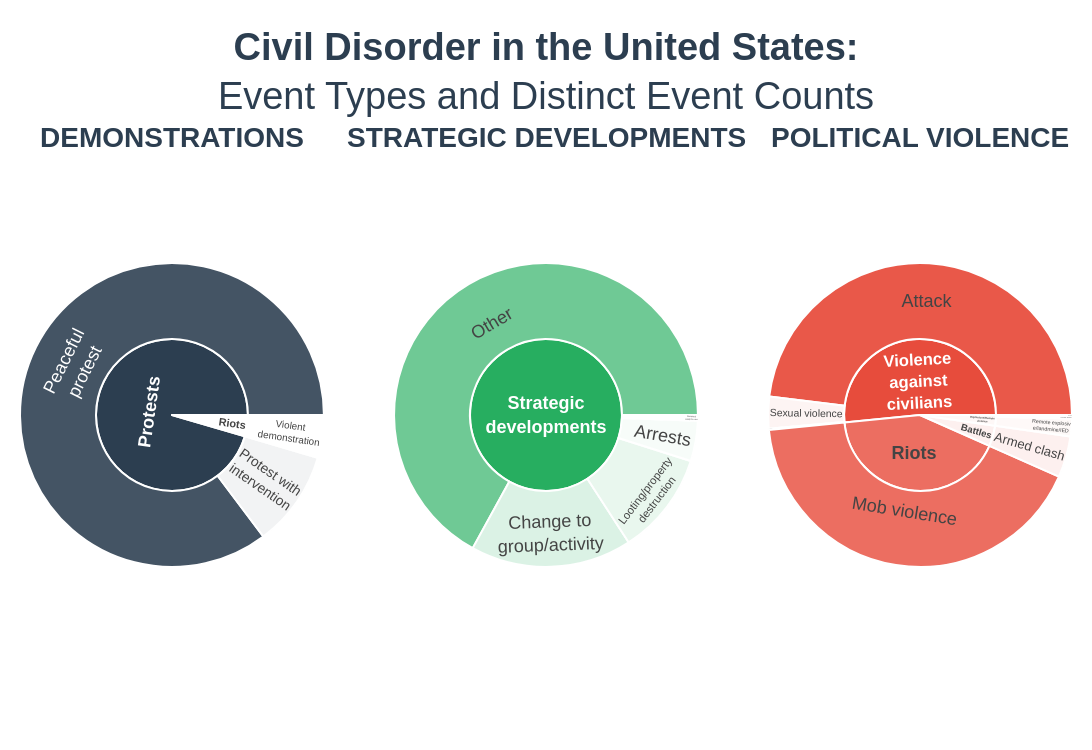

Write notebook code for a chart like this one.
### Markdown cell above
## 2. a tak wyszło

### Code cell
import plotly.graph_objects as go
from plotly.subplots import make_subplots
import textwrap

def wrap_label(text, width=15):
    if not text:
        return ""
    
    if len(text.split()[0]) > width:
        width = max(width, len(text.split()[0]))

    return "<br>".join(textwrap.wrap(text, width=width))

def get_polished_hierarchy(df, group_name):
    subset = df[df['DISORDER_TYPE'] == group_name]
    
    et_data = subset.groupby('EVENT_TYPE').agg(
        incidents=('ID', 'count'),
        events=('EVENTS', 'sum')
    )
    
    sub_et_data = subset.groupby(['EVENT_TYPE', 'SUB_EVENT_TYPE']).agg(
        incidents=('ID', 'count'),
        events=('EVENTS', 'sum')
    ).reset_index()
    
    ids, labels, parents, values, events = [], [], [], [], []

    # (Inner Ring)
    for et, row in et_data.iterrows():
        ids.append(et)
        labels.append(f"<b>{wrap_label(et)}</b>")
        parents.append("")
        values.append(row['incidents'])
        events.append(row['events'])
        
    # (Outer Ring)
    for _, row in sub_et_data.iterrows():
        ids.append(f"{row['EVENT_TYPE']}_{row['SUB_EVENT_TYPE']}")
        labels.append(wrap_label(row['SUB_EVENT_TYPE']))
        parents.append(row['EVENT_TYPE'])
        values.append(row['incidents'])
        events.append(row['events'])
            
    return ids, labels, parents, values, events


groups = ['Demonstrations', 'Strategic developments', 'Political violence']
colors = ['#2c3e50', '#27ae60', '#e74c3c'] 

fig = make_subplots(
    rows=1, cols=3,
    specs=[[{'type': 'sunburst'}]*3],
    subplot_titles=[f"<b>{g.upper()}</b>" for g in groups]
)

for i, group in enumerate(groups):
    ids, labels, parents, values, events = get_polished_hierarchy(df, group)
    
    fig.add_trace(go.Sunburst(
        ids=ids,
        labels=labels,
        parents=parents,
        values=values,
        customdata=events, 
        branchvalues="total",
        
        marker=dict(
            colorscale=[[0, 'white'], [1, colors[i]]],
            line=dict(color='white', width=2)
        ),
        hovertemplate=(
            "<b>%{label}</b><br>" +
            "Incidents: %{value}<br>" +
            "Distinct Events: %{customdata:,}" +
            "<extra></extra>"
        )
    ), row=1, col=i+1)

fig.update_layout(
    title_text="<b>Civil Disorder in the United States:</b><br>Event Types and Distinct Event Counts",
    title_x=0.5,
    width=1350,
    height=750,
    font=dict(family="Arial", size=18),
    title_font=dict(size=38, color="#2c3e50"),
    margin=dict(t=120, b=40, l=20, r=20),
    paper_bgcolor='white',
)

fig.update_annotations(font_size=28, font_color="#2c3e50", yanchor="top")

fig.show()

### Figure 1 — Plotly figure (JSON) as saved in the notebook; plotly's stock layout.template omitted (floating-point values rounded to 4 significant figures)
{"data": [{"branchvalues": "total", "customdata": [91359, 1273, 88975, 2384, 1273], "domain": {"x": [0, 0.2889], "y": [0, 1]}, "hovertemplate": "<b>%{label}</b><br>Incidents: %{value}<br>Distinct Events: %{customdata:,}<extra></extra>", "ids": ["Protests", "Riots", "Protests_Peaceful protest", "Protests_Protest with intervention", "Riots_Violent demonstration"], "labels": ["<b>Protests</b>", "<b>Riots</b>", "Peaceful<br>protest", "Protest with<br>intervention", "Violent<br>demonstration"], "marker": {"colorscale": [[0, "white"], [1, "#2c3e50"]], "line": {"color": "white", "width": 2}}, "parents": ["", "", "Protests", "Protests", "Riots"], "type": "sunburst", "values": [14625, 695, 13062, 1563, 695]}, {"branchvalues": "total", "customdata": [4578, 148, 804, 20, 402, 3204], "domain": {"x": [0.3556, 0.6444], "y": [0, 1]}, "hovertemplate": "<b>%{label}</b><br>Incidents: %{value}<br>Distinct Events: %{customdata:,}<extra></extra>", "ids": ["Strategic developments", "Strategic developments_Arrests", "Strategic developments_Change to group/activity", "Strategic developments_Disrupted weapons use", "Strategic developments_Looting/property destruction", "Strategic developments_Other"], "labels": ["<b>Strategic<br>developments</b>", "Arrests", "Change to<br>group/activity", "Disrupted<br>weapons use", "Looting/property<br>destruction", "Other"], "marker": {"colorscale": [[0, "white"], [1, "#27ae60"]], "line": {"color": "white", "width": 2}}, "parents": ["", "Strategic developments", "Strategic developments", "Strategic developments", "Strategic developments", "Strategic developments"], "type": "sunburst", "values": [3284, 141, 564, 20, 359, 2200]}, {"branchvalues": "total", "customdata": [35, 19, 386, 437, 35, 1, 16, 2, 386, 1, 409, 27], "domain": {"x": [0.7111, 1], "y": [0, 1]}, "hovertemplate": "<b>%{label}</b><br>Incidents: %{value}<br>Distinct Events: %{customdata:,}<extra></extra>", "ids": ["Battles", "Explosions/Remote violence", "Riots", "Violence against civilians", "Battles_Armed clash", "Explosions/Remote violence_Grenade", "Explosions/Remote violence_Remote explosive/landmine/IED", "Explosions/Remote violence_Suicide bomb", "Riots_Mob violence", "Violence against civilians_Abduction/forced disappearance", "Violence against civilians_Attack", "Violence against civilians_Sexual violence"], "labels": ["<b>Battles</b>", "<b>Explosions/Remote<br>violence</b>", "<b>Riots</b>", "<b>Violence<br>against<br>civilians</b>", "Armed clash", "Grenade", "Remote explosiv<br>e/landmine/IED", "Suicide bomb", "Mob violence", "Abduction/forced<br>disappearance", "Attack", "Sexual violence"], "marker": {"colorscale": [[0, "white"], [1, "#e74c3c"]], "line": {"color": "white", "width": 2}}, "parents": ["", "", "", "", "Battles", "Explosions/Remote violence", "Explosions/Remote violence", "Explosions/Remote violence", "Riots", "Violence against civilians", "Violence against civilians", "Violence against civilians"], "type": "sunburst", "values": [35, 18, 333, 411, 35, 1, 15, 2, 333, 1, 383, 27]}], "layout": {"annotations": [{"font": {"color": "#2c3e50", "size": 28}, "showarrow": false, "text": "<b>DEMONSTRATIONS</b>", "x": 0.1444, "xanchor": "center", "xref": "paper", "y": 1, "yanchor": "top", "yref": "paper"}, {"font": {"color": "#2c3e50", "size": 28}, "showarrow": false, "text": "<b>STRATEGIC DEVELOPMENTS</b>", "x": 0.5, "xanchor": "center", "xref": "paper", "y": 1, "yanchor": "top", "yref": "paper"}, {"font": {"color": "#2c3e50", "size": 28}, "showarrow": false, "text": "<b>POLITICAL VIOLENCE</b>", "x": 0.8556, "xanchor": "center", "xref": "paper", "y": 1, "yanchor": "top", "yref": "paper"}], "font": {"family": "Arial", "size": 18}, "height": 750, "margin": {"b": 40, "l": 20, "r": 20, "t": 120}, "paper_bgcolor": "white", "title": {"font": {"color": "#2c3e50", "size": 38}, "text": "<b>Civil Disorder in the United States:</b><br>Event Types and Distinct Event Counts", "x": 0.5}, "width": 1350}}
